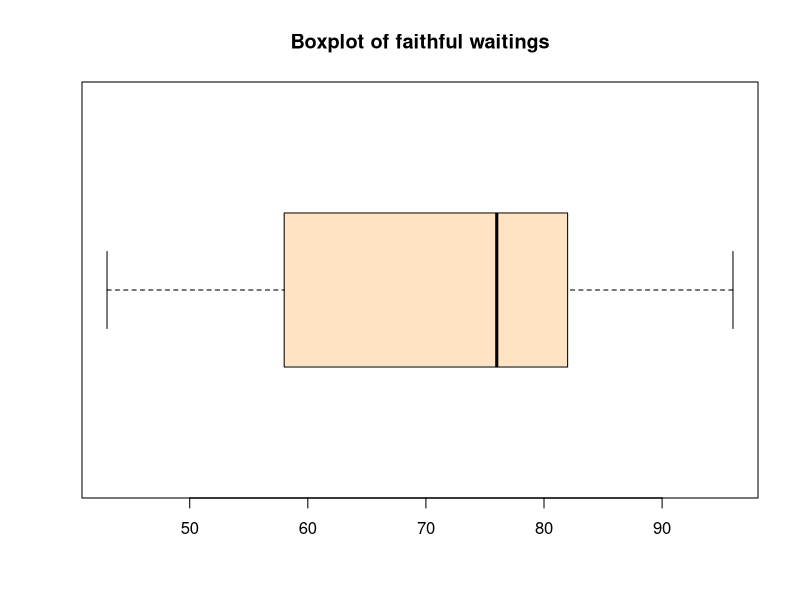

R code for this plot:
# ----------------------------------------------------------------------------------------------------
# Modul:      Deskriptive Statistik
# Author:     Christoph Hilty
# Datum:      19.11.2016
# Aufgaben:   CAS_DA_R_Masszahlen_Aufgaben.pdf
# ----------------------------------------------------------------------------------------------------


# Aufgabe: arithmetischer Mittelwert
# ----------------------------------------------------------------------------------------------------

mean(faithful$waiting)


# Aufgabe: Median
# ----------------------------------------------------------------------------------------------------

median(faithful$waiting)


# Aufgabe: Quartile
# ----------------------------------------------------------------------------------------------------

quantile(faithful$waiting)


# Aufgabe: Quantile
# ----------------------------------------------------------------------------------------------------

quantile(faithful$waiting, c(0.17, 0.43, 0.67, 0.85))


# Aufgabe: Spannweite
# ----------------------------------------------------------------------------------------------------

# Funktion definieren
stat.span <- function(x){
    stopifnot(class(x) ==  "numeric")
    max(x) - min(x)
}

# Spannweite bestimmen
stat.span(faithful$waiting)

# oder einfacher (aber weniger wiederverwendbar)
# max(faithful$waiting)- min(faithful$waiting)


# Aufgabe: Interquartilsabstand
# ----------------------------------------------------------------------------------------------------

IQR(faithful$waiting)


# Aufgabe: Boxplot
# ----------------------------------------------------------------------------------------------------

boxplot(faithful$waiting, 
        horizontal = TRUE,
        main = "Boxplot of faithful waitings", col = "bisque")


# Aufgabe: Varianz
# ----------------------------------------------------------------------------------------------------

# Stichprobenvarianz
var(faithful$waiting)

# Populationsvarianz
var.pop <- function(x){
  stopifnot(class(x) == "numeric")
  var(x) * (length(x)-1) / length(x)
}

var.pop(faithful$waiting)


# Aufgabe: Standardabweichung
# ----------------------------------------------------------------------------------------------------

# Hinweis: Die Aufgabe heissst Standardabweichung, jedoch sollen noch einmal beide Varianzen
# bestimmt werden. Ich gehe davon aus, hier müssen korrekterweise beide Standardabweichungen ausgegeben
# werden.

# Stichprobenstandardabweichung
sd(faithful$waiting)

# Populationsstandardabweichung
sd.pop <- function(x){
  stopifnot(class(x) == "numeric")
  sqrt(var.pop(x))
}

sd.pop(faithful$waiting)


# Aufgabe: Korrelationskoeffizient
# ----------------------------------------------------------------------------------------------------

# Korrelationskoeffizient nach Pearson (waere auch der Default)
cor(swiss$Fertility, swiss$Education, 
    method = "pearson")

# Interpretation: Das heisst, die Korrelation ist stark und gegensinnig
# (Siehe plot(swiss$Fertility, swiss$Education))

